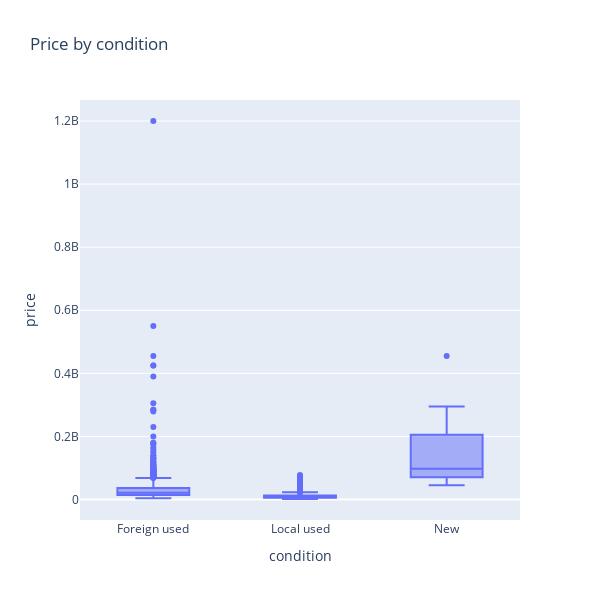

The notebook cell saved with this chart:
### Code cell
# How car condition affect price
print(df.groupby("condition")["price"].describe())

fig = px.box(
    df,
    x="condition",
    y="price",
    title="Price by condition"
    # points="all"
)
fig.update_layout(width=600, height=600)
fig.show()

# plt.figure(figsize=(6,4))
# sns.boxplot(data=df, x="condition", y="price")
# plt.title("Price by condition")
# plt.show()

### Figure 1 — Plotly figure (JSON) as saved in the notebook; plotly's stock layout.template omitted (floating-point values rounded to 4 significant figures; data arrays with more than 128 entries replaced by an {"elided": "..."} marker saying what was removed)
{"data": [{"alignmentgroup": "True", "hovertemplate": "condition=%{x}<br>price=%{y}<extra></extra>", "legendgroup": "", "marker": {"color": "#636efa"}, "name": "", "notched": false, "offsetgroup": "", "orientation": "v", "showlegend": false, "type": "box", "x": {"elided": "1948 str values"}, "x0": " ", "xaxis": "x", "y": {"elided": "1948 float values"}, "y0": " ", "yaxis": "y"}], "layout": {"boxmode": "group", "height": 600, "legend": {"tracegroupgap": 0}, "title": {"text": "Price by condition"}, "width": 600, "xaxis": {"anchor": "y", "domain": [0, 1], "title": {"text": "condition"}}, "yaxis": {"anchor": "x", "domain": [0, 1], "title": {"text": "price"}}}}
